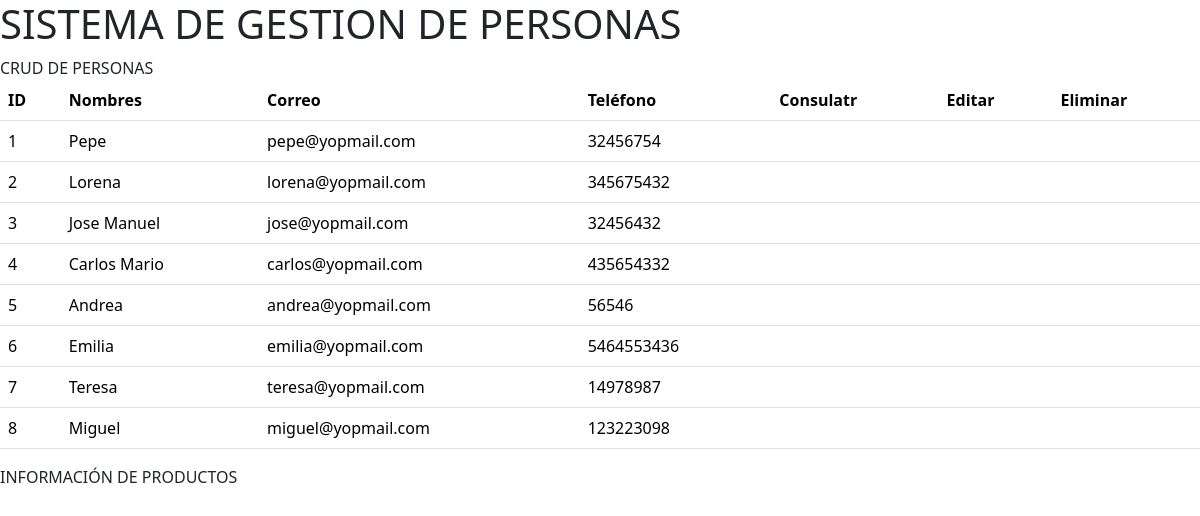
/crud/index.php, run on the app's committed database.
### tables this page shows
CREATE TABLE persona(
    id INT NOT NULL PRIMARY KEY AUTO_INCREMENT,
    nombres VARCHAR(100) NOT NULL,
    apellidos VARCHAR(100) NOT NULL,
    correo VARCHAR(50) NOT NULL,
    telefono VARCHAR(15) NOT NULL,
    edad VARCHAR(3) NOT NULL,
    user_id INT NOT NULL,
    persona_create DATETIME,
    persona_update TIMESTAMP,
    CONSTRAINT fk_user_id FOREIGN KEY (user_id) REFERENCES usuario(id)
);

### crud/index.php (the view, shortened to what this page needs)
<?php
$db = new Db;
$conn = $db?->conectDB();
$query = 'SELECT * FROM persona';
$personas = $conn->query($query);
?>
<!DOCTYPE html>
<html lang="en">
<head>
   <link href="https://cdn.jsdelivr.net/npm/bootstrap@5.3.3/dist/css/bootstrap.min.css" rel="stylesheet">
</head>
<body>
   <main>
      <div class="conatiner">
         <h1>SISTEMA DE GESTION DE PERSONAS</h1>
      </div>
      <section class="flex">
         <div class="">
            <span>CRUD DE PERSONAS</span>
            <table class="table">
               <thead>
                  <tr>
                     <th>ID</th>
                     <th>Nombres</th>
                     <th>Correo</th>
                     <th>Teléfono</th>
                     <th>Consulatr</th>
                     <th>Editar</th>
                     <th>Eliminar</th>
                  </tr>
               </thead>
               <tbody>
                  <?php
                  while ($p = $personas->fetch_object()) {
                     echo '<tr>';
                     echo '<td>' . $p->id . '</td>';
                     echo '<td>' . $p->nombres . '</td>';
                     echo '<td>' . $p->correo . '</td>';
                     echo '<td>' . $p->telefono . '</td>';
                     echo '<td></td>';
                     echo '<td></td>';
                     echo '<td></td>';
                     echo '</tr>';
                  }
                  ?>
               </tbody>
            </table>
         </div>
         <div class="">
            <span>INFORMACIÓN DE PRODUCTOS</span>
         </div>
      </section>
   </main>
</body>
</html>

### data on the page
persona: id "1", nombres "Pepe", correo "pepe@yopmail.com", telefono "32456754"
persona: id "2", nombres "Lorena", correo "lorena@yopmail.com", telefono "345675432"
persona: id "3", nombres "Jose Manuel", correo "jose@yopmail.com", telefono "32456432"
persona: id "4", nombres "Carlos Mario", correo "carlos@yopmail.com", telefono "435654332"
persona: id "5", nombres "Andrea", correo "andrea@yopmail.com", telefono "56546"
persona: id "6", nombres "Emilia", correo "emilia@yopmail.com", telefono "5464553436"
persona: id "7", nombres "Teresa", correo "teresa@yopmail.com", telefono "14978987"
persona: id "8", nombres "Miguel", correo "miguel@yopmail.com", telefono "123223098"
